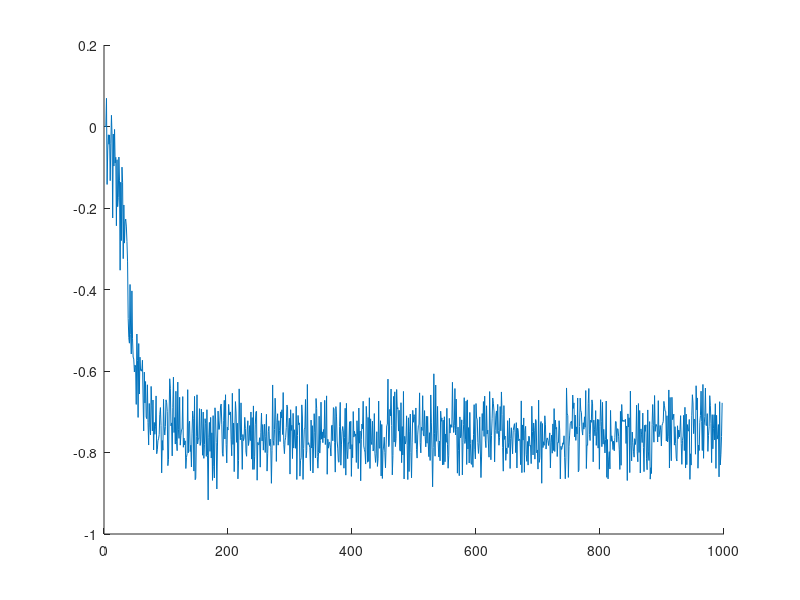
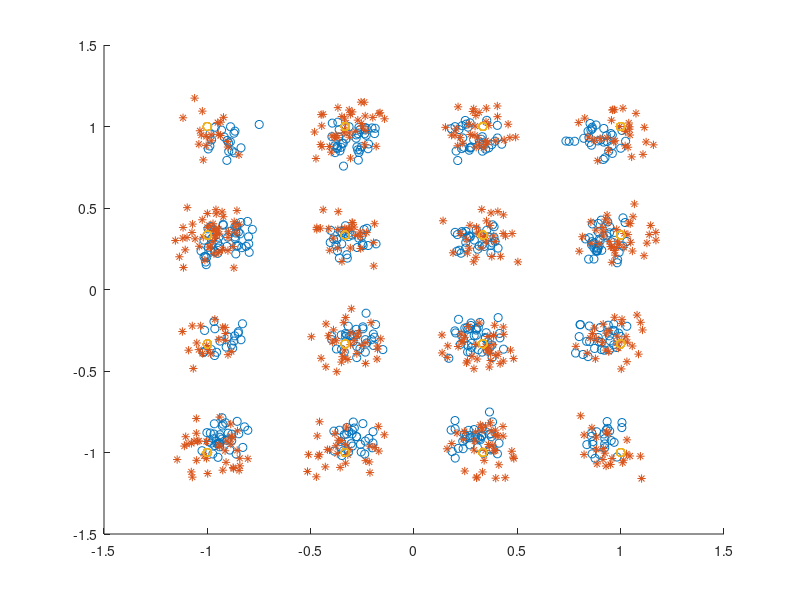

Write MATLAB code to recreate these figures, in order.
clc, close all


N = 1000;
samples = (randi(4, 1, N) + 1i*randi(4, 1, N) - 1 - 1i) * 2 / 3 - 1 - 1i;
%samples = 2*randi(2, 1, N) + 2i*randi(2, 1, N) - 3 - 3i;
t = 1:N;
high_samp_up = 100;
t_up = (1:0.5:N-0.5);
t_up = t_up - 0.1;

sampled = interp1(t, samples, t_up, 'spline');

resolved_samples = zeros(size(samples));

gardner_loop_ki = 0.1;
gardner_loop_kp = 0.05;
gardner_loop_i = 0;

dk = 0;
last_dk = 0;
iter = 4:N-3;
gardnered_samples = zeros(1, length(iter));
gardner_loop = zeros(1, length(iter));

for i = iter
    prev_sample = interp1([-1 0 1], sampled(2*i-3:2*i-1), last_dk);
    half_sample = interp1([-1 0 1], sampled(2*i-2:2*i), last_dk);
    this_sample = interp1([-1 0 1], sampled(2*i-1:2*i+1), dk);
    
    gardner_error_r = real(prev_sample - this_sample) * real(half_sample);
    gardner_error_i = imag(prev_sample - this_sample) * imag(half_sample);
    gardner_error = gardner_error_i + gardner_error_r;   
    gardnered_samples(i) = this_sample;
    
    gardner_loop_p = gardner_loop_kp * gardner_error;
    gardner_loop_i = gardner_loop_ki * gardner_error + gardner_loop_i;
    gardner_loop_out = gardner_loop_p + gardner_loop_i;
    gardner_loop(i) = gardner_loop_out;
    last_dk = dk;
    dk = gardner_loop_out;
end

figure
hold on
plot(gardner_loop)


figure
hold on
gardner_locked_at = 500;
gard = gardnered_samples(gardner_locked_at:end);
expected = samples(gardner_locked_at:end-1);
% rude gain control
% gard = mean(abs(expected(2:14) ./ gard(1:13))) * gard;
stupid = sampled((gardner_locked_at*2)+1:2:end);
plot(gard, 'o')
plot(stupid, '*')
plot(expected, 'o')

%gard_score = sum(abs(gard-expected))/length(gard)
%stupid_score = sum(abs(stupid-expected))/length(stupid)